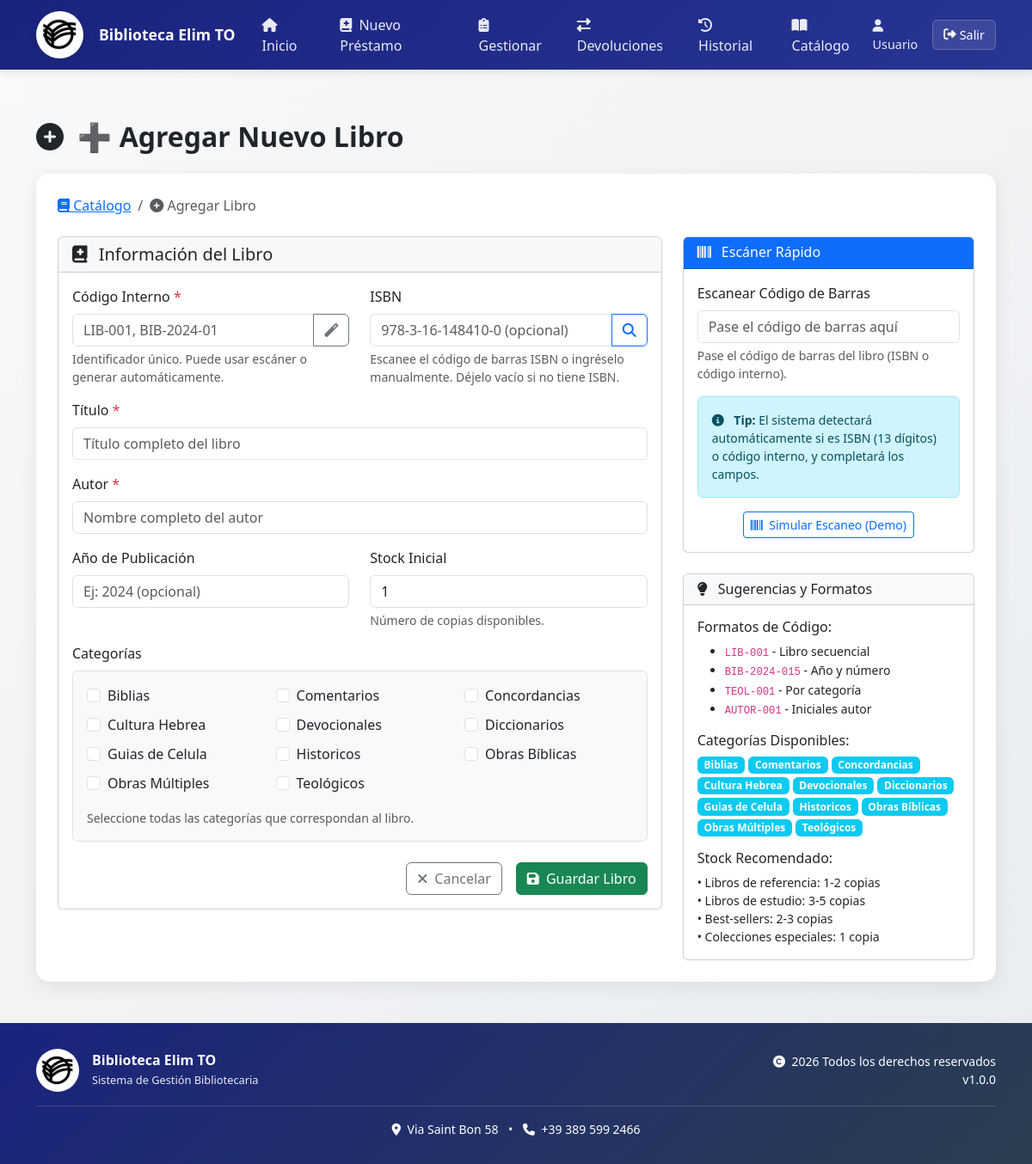
The app's page /gestion_libros_iglesia/agregar_libro.php with its own data.
### tables this page shows
CREATE TABLE `categorias` (
  `id` int NOT NULL,
  `nombre` varchar(100) NOT NULL
);

### gestion_libros_iglesia/agregar_libro.php (the view, shortened to what this page needs)
<?php
require_once 'db.php';
$sql_categorias = "SELECT id, nombre FROM categorias ORDER BY nombre";
$result_categorias = mysqli_query($link, $sql_categorias);
$categorias = [];
while ($row = mysqli_fetch_assoc($result_categorias)) {
    $categorias[] = $row;
}
?>
<nav aria-label="breadcrumb" class="mb-4">
    <ol class="breadcrumb">
        <li class="breadcrumb-item">
            <a href="catalogo_libros.php">
                <i class="fas fa-book"></i> Catálogo
            </a>
        </li>
        <li class="breadcrumb-item active" aria-current="page">
            <i class="fas fa-plus-circle"></i> Agregar Libro
        </li>
    </ol>
</nav>
<div class="row">
    <div class="col-lg-8">
        <div class="card">
            <div class="card-header gradient-book text-dark">
                <h5 class="mb-0">
                    <i class="fas fa-book-medical me-2"></i>
                    Información del Libro
                </h5>
            </div>
            <div class="card-body">
                <form method="POST" action="" id="formAgregarLibro">
                    <div class="row">
                        <div class="col-md-6 mb-3">
                            <label for="codigo_interno" class="form-label">
                                Código Interno <span class="text-danger">*</span>
                            </label>
                            <div class="input-group">
                                <input type="text" class="form-control" id="codigo_interno"
                                       name="codigo_interno"
                                       value="<?php echo htmlspecialchars($_POST['codigo_interno'] ?? ''); ?>"
                                       placeholder="LIB-001, BIB-2024-01"
                                       required
                                       autofocus>
                                <button type="button" class="btn btn-outline-secondary"
                                        onclick="generarCodigoAutomatico()"
                                        title="Generar código automático">
                                    <i class="fas fa-magic"></i>
                                </button>
                            </div>
                            <div class="form-text">
                                Identificador único. Puede usar escáner o generar automáticamente.
                            </div>
                        </div>
                        <div class="col-md-6 mb-3">
                            <label for="isbn" class="form-label">ISBN</label>
                            <div class="input-group">
                                <input type="text" class="form-control" id="isbn"
                                       name="isbn"
                                       value="<?php echo htmlspecialchars($_POST['isbn'] ?? ''); ?>"
                                       placeholder="978-3-16-148410-0 (opcional)">
                                <button type="button" class="btn btn-outline-primary"
                                        onclick="buscarPorISBN()"
                                        title="Buscar información por ISBN">
                                    <i class="fas fa-search"></i>
                                </button>
                            </div>
                            <div class="form-text">
                                Escanee el código de barras ISBN o ingréselo manualmente. Déjelo vacío si no tiene ISBN.
                            </div>
                        </div>
                    </div>
                    <div class="mb-3">
                        <label for="titulo" class="form-label">
                            Título <span class="text-danger">*</span>
                        </label>
                        <input type="text" class="form-control" id="titulo"
                               name="titulo"
                               value="<?php echo htmlspecialchars($_POST['titulo'] ?? ''); ?>"
                               placeholder="Título completo del libro"
                               required>
                    </div>
                    <div class="mb-3">
                        <label for="autor" class="form-label">
                            Autor <span class="text-danger">*</span>
                        </label>
                        <input type="text" class="form-control" id="autor"
                               name="autor"
                               value="<?php echo htmlspecialchars($_POST['autor'] ?? ''); ?>"
                               placeholder="Nombre completo del autor"
                               required>
                    </div>
                    <div class="row">
                        <div class="col-md-6 mb-3">
                            <label for="ano_publicacion" class="form-label">Año de Publicación</label>
                            <input type="number" class="form-control" id="ano_publicacion"
                                   name="ano_publicacion"
                                   value="<?php echo htmlspecialchars($_POST['ano_publicacion'] ?? ''); ?>"
                                   placeholder="Ej: 2024 (opcional)"
                                   min="1000"
                                   max="<?php echo date('Y'); ?>">
                        </div>
                        <div class="col-md-6 mb-3">
                            <label for="stock" class="form-label">Stock Inicial</label>
                            <input type="number" class="form-control" id="stock"
                                   name="stock"
                                   value="<?php echo htmlspecialchars($_POST['stock'] ?? '1'); ?>"
                                   min="1" max="1000"
                                   required>
                            <div class="form-text">Número de copias disponibles.</div>
                        </div>
                    </div>
                    <div class="mb-4">
                        <label class="form-label">Categorías</label>
                        <div class="border rounded p-3 bg-light">
                            <div class="row">
                                <?php foreach ($categorias as $categoria): ?>
                                <div class="col-md-4 mb-2">
                                    <div class="form-check">
                                        <input class="form-check-input" type="checkbox"
                                               name="categorias[]"
                                               value="<?php echo $categoria['id']; ?>"
                                               id="cat_<?php echo $categoria['id']; ?>"
                                               <?php echo (isset($_POST['categorias']) && in_array($categoria['id'], $_POST['categorias'])) ? 'checked' : ''; ?>>
                                        <label class="form-check-label" for="cat_<?php echo $categoria['id']; ?>">
                                            <?php echo htmlspecialchars($categoria['nombre']); ?>
                                        </label>
                                    </div>
                                </div>
                                <?php endforeach; ?>
                            </div>
                            <div class="form-text mt-2">
                                Seleccione todas las categorías que correspondan al libro.
                            </div>
                        </div>
                    </div>
                    <div class="d-grid gap-2 d-md-flex justify-content-md-end">
                        <a href="catalogo_libros.php" class="btn btn-outline-secondary me-2">
                            <i class="fas fa-times me-1"></i> Cancelar
                        </a>
                        <button type="submit" name="agregar_libro" class="btn btn-success">
                            <i class="fas fa-save me-1"></i> Guardar Libro
                        </button>
                    </div>
                </form>
            </div>
        </div>
    </div>
    <div class="col-lg-4">
        <div class="card mb-4">
            <div class="card-header bg-primary text-white">
                <h6 class="mb-0">
                    <i class="fas fa-barcode me-2"></i>
                    Escáner Rápido
                </h6>
            </div>
            <div class="card-body">
                <div class="mb-3">
                    <label class="form-label">Escanear Código de Barras</label>
                    <input type="text" class="form-control" id="inputEscanner"
                           placeholder="Pase el código de barras aquí"
                           autocomplete="off">
                    <div class="form-text">
                        Pase el código de barras del libro (ISBN o código interno).
                    </div>
                </div>
                <div class="alert alert-info small">
                    <i class="fas fa-info-circle me-2"></i>
                    <strong>Tip:</strong> El sistema detectará automáticamente si es ISBN
                    (13 dígitos) o código interno, y completará los campos.
                </div>
                <div class="text-center">
                    <button type="button" class="btn btn-outline-primary btn-sm"
                            onclick="simularEscaneo()">
                        <i class="fas fa-barcode me-1"></i> Simular Escaneo (Demo)
                    </button>
                </div>
            </div>
        </div>
        <div class="card">
            <div class="card-header bg-light">
                <h6 class="mb-0">
                    <i class="fas fa-lightbulb me-2"></i>
                    Sugerencias y Formatos
                </h6>
            </div>
            <div class="card-body">
                <h6 class="mb-2">Formatos de Código:</h6>
                <ul class="small mb-3">
                    <li><code>LIB-001</code> - Libro secuencial</li>
                    <li><code>BIB-2024-015</code> - Año y número</li>
                    <li><code>TEOL-001</code> - Por categoría</li>
                    <li><code>AUTOR-001</code> - Iniciales autor</li>
                </ul>
                <h6 class="mb-2">Categorías Disponibles:</h6>
                <div class="d-flex flex-wrap gap-1 mb-3">
                    <?php foreach ($categorias as $categoria): ?>
                        <span class="badge bg-info"><?php echo htmlspecialchars($categoria['nombre']); ?></span>
                    <?php endforeach; ?>
                </div>
                <h6 class="mb-2">Stock Recomendado:</h6>
                <p class="small mb-0">
                    • Libros de referencia: 1-2 copias<br>
                    • Libros de estudio: 3-5 copias<br>
                    • Best-sellers: 2-3 copias<br>
                    • Colecciones especiales: 1 copia
                </p>
            </div>
        </div>
    </div>
</div>
<?php
include 'layout.php';
?>

### gestion_libros_iglesia/css/style-layout.css (style rules this page uses)
:root { --primary-color: #1a237e; --secondary-color: #283593; --accent-color: #3949ab; --navbar-height: 70px; }
body { background: linear-gradient(135deg, #f8f9fa 0%, #e9ecef 100%); min-height: 100vh; display: flex; flex-direction: column; padding-top: var(--navbar-height); }

### records on screen
categorias: nombre "Biblias"
categorias: nombre "Comentarios"
categorias: nombre "Concordancias"
categorias: nombre "Cultura Hebrea"
categorias: nombre "Devocionales"
categorias: nombre "Diccionarios"
categorias: nombre "Guias de Celula"
categorias: nombre "Historicos"
categorias: nombre "Obras Bíblicas"
categorias: nombre "Obras Múltiples"
categorias: nombre "Teológicos"

### other values on screen
$item['text'] "Inicio"
$item['text'] "Nuevo Préstamo"
$item['text'] "Gestionar"
$item['text'] "Devoluciones"
$item['text'] "Historial"
$item['text'] "Catálogo"
$_SESSION['nombre_completo'] "Usuario"
$titulo_pagina "➕ Agregar Nuevo Libro"
